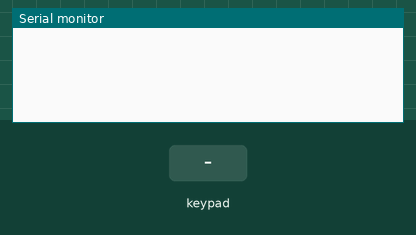
Simulated run of this sketch. Board: Arduino Uno, built with avr-gcc and run on an emulated ATmega328P. Shown: the last lines printed to the serial monitor. The inputs (shaded band) are chosen by the test bench.

Above: at 1.2 s.
1.3 s: key '1' pressed
At 1.7 s:
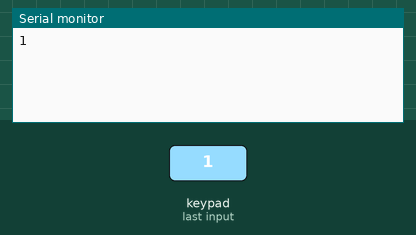
2.8 s: keypad keys 1 1 1 0 9 8 # pressed 0.4 s apart
At 6.0 s:
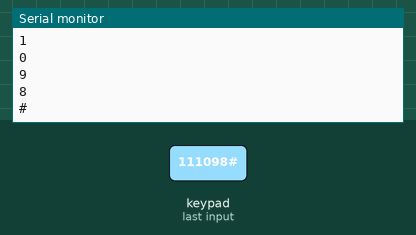
7.1 s: key 'A' pressed
At 8.3 s:
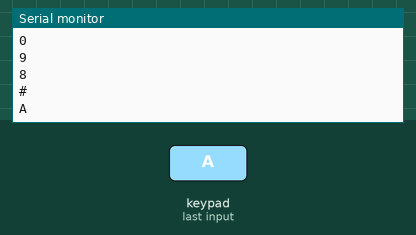
8.6 s: keypad keys 1 1 1 0 9 8 * pressed 0.4 s apart
At 11.4 s:
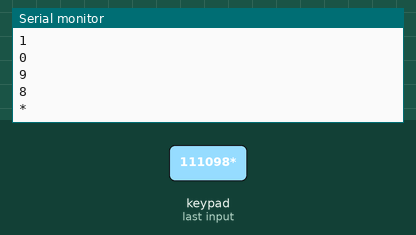
12.9 s: key 'B' pressed
At 14.1 s:
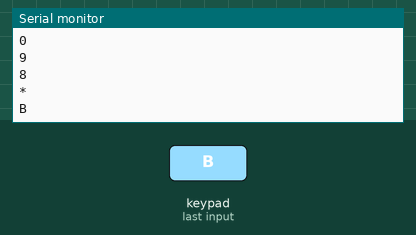
14.4 s: keypad keys 1 1 1 0 9 8 D pressed 0.4 s apart
At 18.2 s:
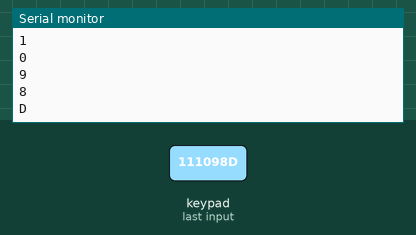
Timing chart, 0 to 19.7 s (numbered marks = the images above; inputs shaded):
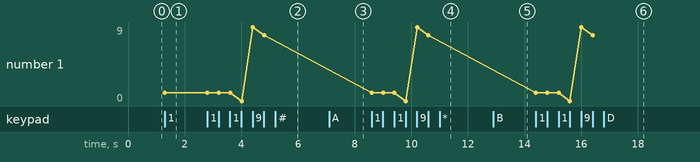

Measured:
- after the input at 1.3 s, the serial monitor: prints a new line at once (image 1)
- after the input at 2.8 s, the serial monitor: prints a new line after 1.2 s (image 2)
- after the input at 7.1 s, the serial monitor: prints a new line at once (image 3)
- after the input at 8.6 s, the serial monitor: prints a new line at once (image 4)
- after the input at 12.9 s, the serial monitor: prints a new line at once (image 5)
- after the input at 14.4 s, the serial monitor: prints a new line at once (image 6)
- plotted number 1: 1 → 8 after the input at 2.8 s

The sketch:

keyboardScanV2.ino
```cpp
// Cynthia Tarwireyi, Dhanvarshinie Rajan, Kanokwan Haesatith group: 24 (2023)
// Work package 3
// Exercise 4
// Submission code: B92

#include <Keypad.h> //includes the Keypad library, which is necessary to use the Keypad class.

/*  declare the constants ROWS and COLS to store the number of rows and columns in the keypad, respectively. ROWS is set to 4 and COLS is set to 4.  */
const byte ROWS = 4;
const byte COLS = 4;

/*
declare a two-dimensional array of characters, hexaKeys, which stores the characters to be displayed on the keypad
*/

char hexaKeys[ROWS][COLS] = {
  {'1', '2', '3', 'A'},
  {'4', '5', '6', 'B'},
  {'7', '8', '9', 'C'},
  {'*', '0', '#', 'D'}
};

//These two lines declare arrays rowPins and colPins to store the pin numbers of the rows and columns of the keypad, respectively.
byte rowPins[ROWS] = {11, 10, 9, 8};
byte colPins[COLS] = {7, 6, 5, 4};

//creates an instance of the Keypad class customKeypad using the constructor and sets the properties of the custom keypad.
Keypad customKeypad = Keypad(makeKeymap(hexaKeys),
                             rowPins,
                             colPins,
                             ROWS,
                             COLS);

void setup()
{
  Serial.begin(9600); // initialize the serial communication with a baud rate of 9600.
}

void loop()
{
  char customKey = customKeypad.getKey();// declare a variable "customKey", that stored the value of "customKeypad.getKey()"
  //This "customKeypad.getKey()" function  returns the value of the button that is currently being pressed.

  if (customKey != 0){ // checks if the value of customKey is not equal to 0, means that a button is currently being pressed.
    Serial.println(customKey); //If the button is  pressed,print the value of customKey to the serial port.
  }

}
```
